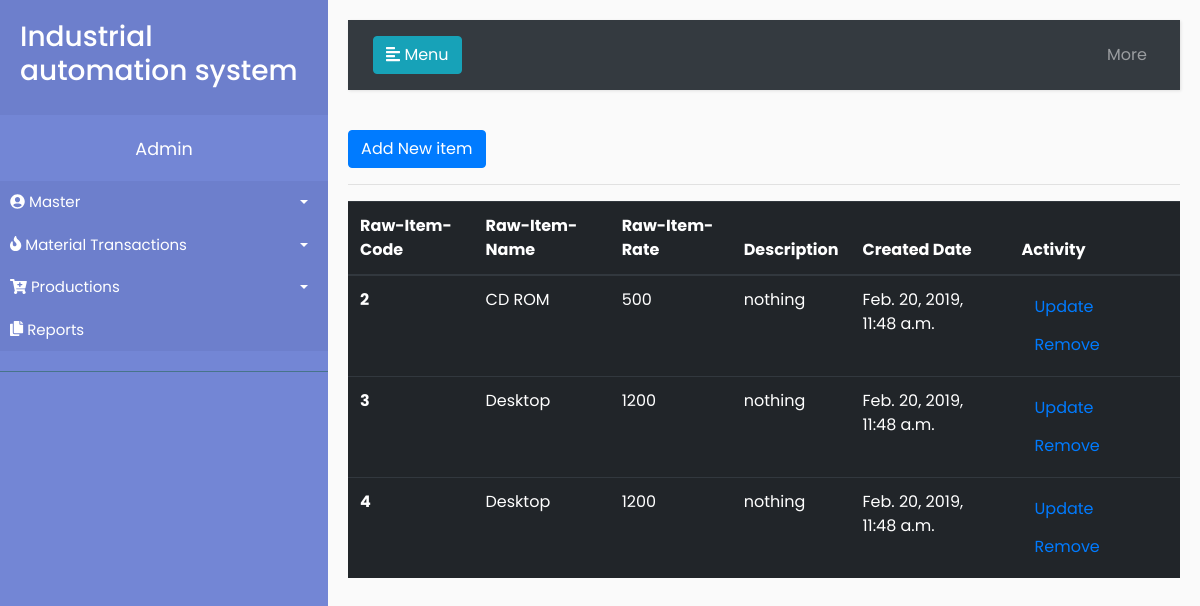
/material-transaction/raw-item-master/, run on an earlier commit of the app's database.
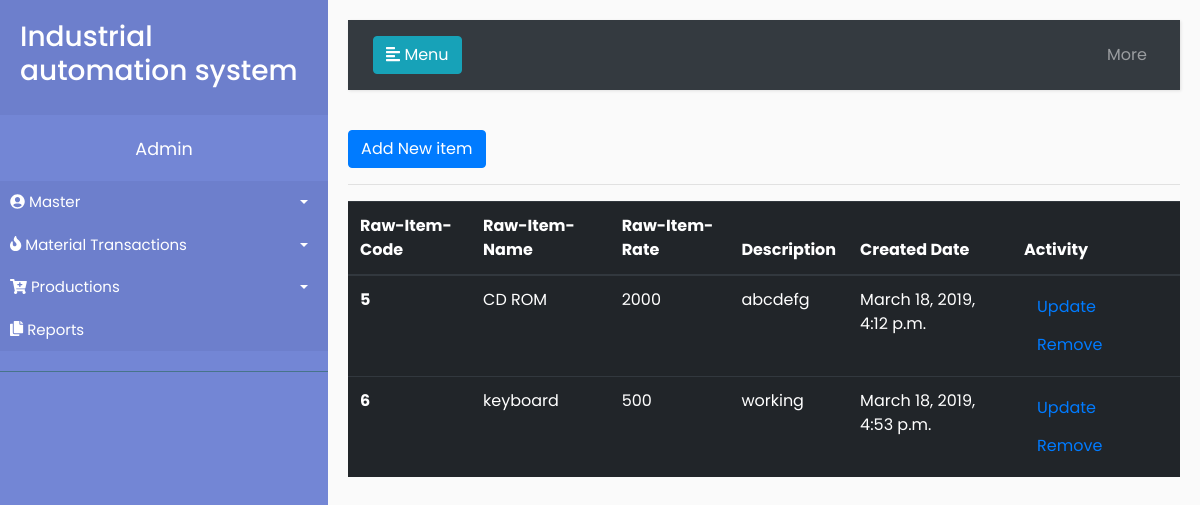
And on a later commit of the database.
### material_transaction/models.py (models this page shows, shortened)
class Rawitem(models.Model):
	itemcode = models.CharField(max_length=50)
	item_name = models.CharField(max_length=10)
	rate = models.PositiveIntegerField(blank=True)
	description = models.TextField()
	created_date = models.DateTimeField(default=timezone.now)

### material_transaction/views.py (the view)
# urls.py: path('raw-item-master/',views.raw_item_master, name='raw_item_master'),
def raw_item_master(request):
	rawitem = Rawitem.objects.all()
	return render(request, 'material/raw-item-master.html',{'rawitem': rawitem})

### material_transaction/templates/material/raw-item-master.html
{% extends 'base.html' %}
{% block content %}
<a class="btn btn-primary" href="{% url 'newrawitem' %}" role="button">Add New item</a> <hr/>
<table class="table table-dark">
  <thead>
    <tr>
      <th scope="col">Raw-Item-Code</th>
      <th scope="col">Raw-Item-Name</th>
      <th scope="col">Raw-Item-Rate</th>
      <th scope="col">Description</th>
      <th scope="col">Created Date</th>
       <th scope="col"> Activity </th>
    </tr>
  </thead>
  <tbody>
{% for detail in rawitem %}
    <tr>
      <th scope="row"> {{ detail.id }}</th>
      <td>{{ detail.item_name }}</td>
      <td>{{ detail.rate }}</td>
      <td>{{ detail.description }}</td>
      <td>{{ detail.created_date }}</td>
      <td><a class="btn btn-link" href="{% url 'editrawitem' detail.id %}"> Update </a>
      <a class="btn btn-link confirm-delete" href="{% url 'deleterawitem' pk=detail.pk %}"> Remove </a>  </td>
    </tr>
    {% endfor %}
  </tbody>
</table>
{% endblock %}

### master/templates/base.html (shortened to what this page needs)
{% load static %}
<!DOCTYPE html>
<html>
<head>
    <link rel="stylesheet" href="https://stackpath.bootstrapcdn.com/bootstrap/4.1.0/css/bootstrap.min.css">
    <link rel="stylesheet" href="{% static 'css/style.css' %}">
    <link rel="stylesheet" href="//code.jquery.com/ui/1.11.4/themes/smoothness/jquery-ui.css">
    <link rel="stylesheet" href="/resources/demos/style.css">
</head>
<body>
    <div class="wrapper">
            <nav id="sidebar">
                <div class="sidebar-header">
                    <h3> Industrial automation system </h3>
                </div>
                <ul class="ist-unstyled components">
                    <p > Admin </p>
                    <li class="active">
                        <a href="#homeSubmenu" data-toggle="collapse" aria-expanded="false" class="dropdown-toggle">
                            <i class="fas fa-user-circle"></i>
                            Master
                        </a>
                    </li>
                    <li>
                    <a href="#pageSubmenu" data-toggle="collapse" aria-expanded="false" class="dropdown-toggle">
                        <i class="fas fa-fire"></i>
                        Material Transactions
                    </a>
                </li>
                <li>
                    <a href="#production-submenu" data-toggle="collapse" aria-expanded="false" class="dropdown-toggle">
                        <i class="fas fa-cart-plus"></i>
                        Productions
                    </a>
                </li>
                <li>
                    <a href="{% url 'report' %}">
                        <i class="fas fa-copy"></i>
                        Reports
                    </a>
                </li>
            </ul>
        </nav>
        <div id="content">
            <nav class="navbar navbar-expand-lg navbar navbar-dark bg-dark">
                <div class="container-fluid">
                    <button type="button" id="sidebarCollapse" class="btn btn-info">
                        <i class="fas fa-align-left"></i>
                        <span> Menu</span>
                    </button>
                    <div class="collapse navbar-collapse" id="navbarSupportedContent">
                        <ul class="nav navbar-nav ml-auto">
                            <li class="nav-item dropdown">
                                <a class="nav-link " href="#" id="navbarDropdown" role="button" data-toggle="dropdown" aria-haspopup="true" aria-expanded="false" class="fas fa-bars">
                                  More
                                </a>
                              </li>
                        </ul>
                    </div>
                </div>
            </nav>
            <div>
                {% block content %}
                {% endblock %}
            </div>
        </div>
      </div>
</body>
</html>

### master/static/css/style.css (style rules this page uses)
body { font-family: 'Poppins', sans-serif; background: #fafafa; }
p { font-family: 'Poppins', sans-serif; font-size: 1.1em; font-weight:5 300; line-height: 1.7em; color: #fff; text-align: center; }
a, a:hover, a:focus { color: inherit; text-decoration: none; transition: all 0.3s; }
.navbar { padding: 15px 10px; background: #fff; border: none; border-radius: 0; margin-bottom: 40px; box-shadow: 1px 1px 3px rgba(0, 0, 0, 0.1); }
i, span { display: inline-block; }
.wrapper { display: flex; align-items: stretch; }
#sidebar { min-width: 220px; max-width: 350px; background: #7386D5; color: #fff; transition: all 0.3s; }
#sidebar ul li a { text-align: left; }
#sidebar .sidebar-header { padding: 20px; background: #6d7fcc; }
#sidebar ul.components { padding: 20px 0; border-bottom: 1px solid #47748b; }
#sidebar ul li a { padding: 10px; font-size: 15px; display: block; }
#sidebar ul li>a, a[aria-expanded="true"] { color: #fff; background: #6d7fcc; }
a[data-toggle="collapse"] { position: relative; }
.dropdown-toggle::after { display: block; position: absolute; top: 50%; right: 20px; transform: translateY(-50%); }
#content { width: 100%; padding: 20px; min-height: 100vh; transition: all 0.3s; }

What changed in the data, as far as the page shows it:
removed Rawitem: id "2", item_name "CD ROM", rate "500", description "nothing", created_date "Feb. 20, 2019, 11:48 a.m."
removed Rawitem: id "3", item_name "Desktop", rate "1200", description "nothing", created_date "Feb. 20, 2019, 11:48 a.m."
removed Rawitem: id "4", item_name "Desktop", rate "1200", description "nothing", created_date "Feb. 20, 2019, 11:48 a.m."
added Rawitem: id "5", item_name "CD ROM", rate "2000", description "abcdefg", created_date "March 18, 2019, 4:12 p.m."
added Rawitem: id "6", item_name "keyboard", rate "500", description "working", created_date "March 18, 2019, 4:53 p.m."
